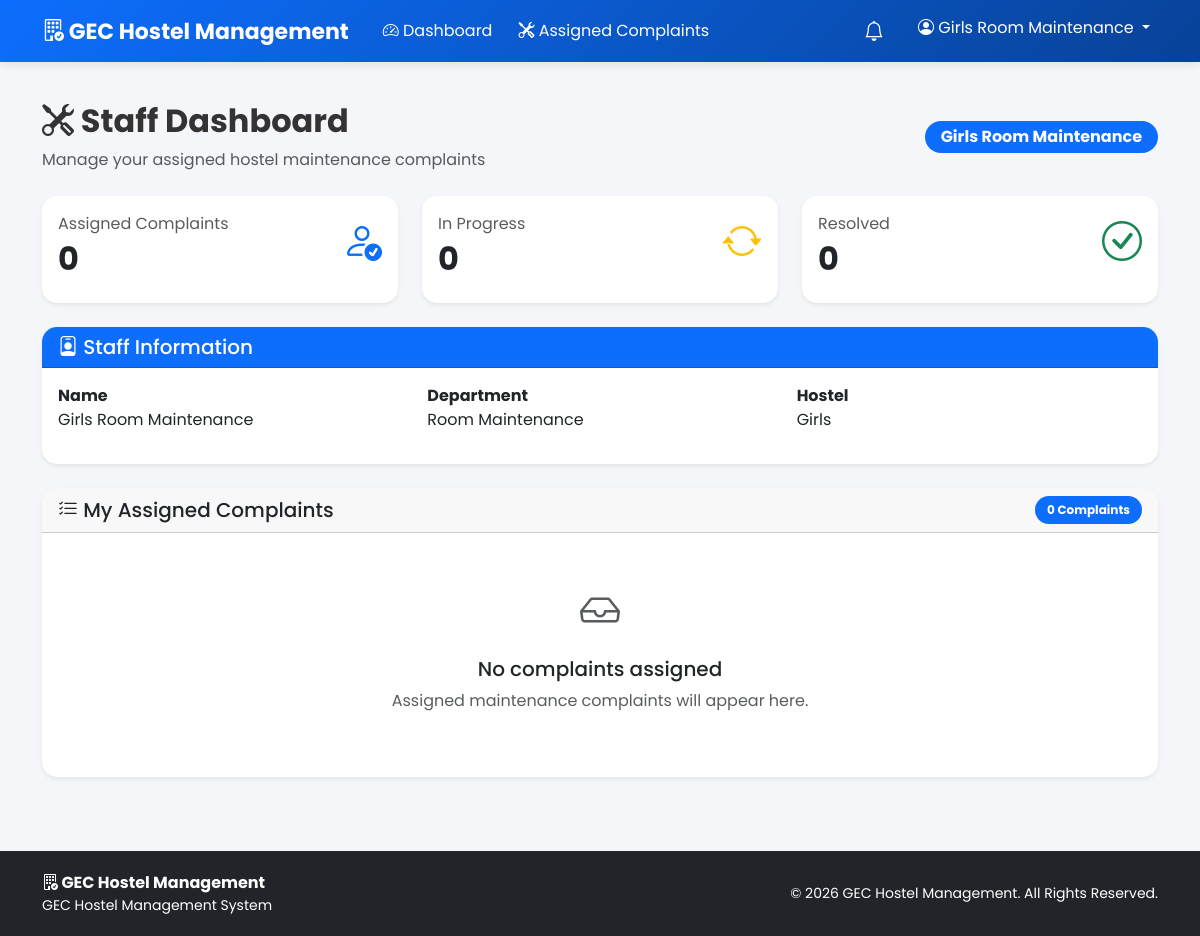
Page /staff/dashboard (signed in) on the committed database.
### tables this page shows
CREATE TABLE users (
            id INTEGER PRIMARY KEY AUTOINCREMENT,
            roll_number TEXT UNIQUE,
            username TEXT UNIQUE NOT NULL,
            password TEXT NOT NULL,
            name TEXT NOT NULL,
            role TEXT NOT NULL,
            hostel_type TEXT
        , created_at TEXT, account_status
            TEXT NOT NULL DEFAULT 'approved', email
            TEXT, room_preference
            TEXT, room_type
            TEXT, room_number
            TEXT);

CREATE TABLE staff (
            id INTEGER PRIMARY KEY AUTOINCREMENT,
            user_id INTEGER UNIQUE,
            name TEXT NOT NULL,
            phone TEXT,
            department TEXT NOT NULL,
            hostel_type TEXT NOT NULL, created_at TEXT,
            FOREIGN KEY (user_id)
                REFERENCES users(id)
                ON DELETE CASCADE
        );

### app.py (the view, shortened to what this page needs)
@app.route("/staff/dashboard")
def staff_dashboard():
    if not role_required("staff"):
        return redirect(url_for("login"))
    conn = get_db()
    user = conn.execute("""
        SELECT *
        FROM users
        WHERE id = ?
    """, (
        session["user_id"],
    )).fetchone()
    staff = conn.execute("""
        SELECT *
        FROM staff
        WHERE user_id = ?
    """, (
        session["user_id"],
    )).fetchone()
    assigned = conn.execute("""
        SELECT COUNT(*) AS count
        FROM complaints
        WHERE assigned_staff_id = ?
    """, (
        staff["id"],
    )).fetchone()["count"]
    in_progress = conn.execute("""
        SELECT COUNT(*) AS count
        FROM complaints
        WHERE assigned_staff_id = ?
          AND status = 'In Progress'
    """, (
        staff["id"],
    )).fetchone()["count"]
    resolved = conn.execute("""
        SELECT COUNT(*) AS count
        FROM complaints
        WHERE assigned_staff_id = ?
          AND status = 'Resolved'
    """, (
        staff["id"],
    )).fetchone()["count"]
    complaints = conn.execute("""
        SELECT
            c.*,
            u.name AS student_name,
            u.roll_number
        FROM complaints c
        JOIN users u
            ON c.student_id = u.id
        WHERE c.assigned_staff_id = ?
        ORDER BY c.id DESC
        LIMIT 10
    """, (
        staff["id"],
    )).fetchall()
    conn.close()
    stats = {
        "assigned": assigned,
        "in_progress": in_progress,
        "resolved": resolved
    }
    return render_template(
        "staff/dashboard.html",
        user=user,
        staff=staff,
        stats=stats,
        complaints=complaints
    )

### app.py (called while the page is built)
def get_db():
    conn = sqlite3.connect(
        DATABASE,
        timeout=30,
        check_same_thread=False
    )
    conn.row_factory = sqlite3.Row
    try:
        conn.execute("PRAGMA busy_timeout = 30000")
        conn.execute("PRAGMA journal_mode = WAL")
        conn.execute("PRAGMA foreign_keys = ON")
    except sqlite3.Error:
        pass
    return conn

def role_required(*roles):
    if "user_id" not in session:
        return False
    return session.get("role") in roles

### templates/staff/dashboard.html (shortened to what this page needs)
{% extends "base.html" %}
{% block content %}
<div class="container py-4">
    <div class="d-flex justify-content-between align-items-center mb-4">
        <div>
            <h2 class="fw-bold">
                <i class="bi bi-tools"></i> Staff Dashboard
            </h2>
            <p class="text-muted mb-0">
                Manage your assigned hostel maintenance complaints
            </p>
        </div>
        <span class="badge bg-primary fs-6 px-3 py-2">
            {{ user['name'] }}
        </span>
    </div>
    <div class="row g-4 mb-4">
        <div class="col-md-4">
            <div class="card shadow-sm border-0 h-100">
                <div class="card-body">
                    <div class="d-flex justify-content-between">
                        <div>
                            <p class="text-muted mb-1">Assigned Complaints</p>
                            <h2 class="fw-bold">{{ stats.assigned }}</h2>
                        </div>
                        <i class="bi bi-person-check fs-1 text-primary"></i>
                    </div>
                </div>
            </div>
        </div>
        <div class="col-md-4">
            <div class="card shadow-sm border-0 h-100">
                <div class="card-body">
                    <div class="d-flex justify-content-between">
                        <div>
                            <p class="text-muted mb-1">In Progress</p>
                            <h2 class="fw-bold">{{ stats.in_progress }}</h2>
                        </div>
                        <i class="bi bi-arrow-repeat fs-1 text-warning"></i>
                    </div>
                </div>
            </div>
        </div>
        <div class="col-md-4">
            <div class="card shadow-sm border-0 h-100">
                <div class="card-body">
                    <div class="d-flex justify-content-between">
                        <div>
                            <p class="text-muted mb-1">Resolved</p>
                            <h2 class="fw-bold">{{ stats.resolved }}</h2>
                        </div>
                        <i class="bi bi-check-circle fs-1 text-success"></i>
                    </div>
                </div>
            </div>
        </div>
    </div>
    <div class="card shadow-sm border-0 mb-4">
        <div class="card-header bg-primary text-white">
            <h5 class="mb-0">
                <i class="bi bi-person-badge"></i>
                Staff Information
            </h5>
        </div>
        <div class="card-body">
            <div class="row">
                <div class="col-md-4 mb-3">
                    <strong>Name</strong>
                    <p class="mb-0">{{ user['name'] }}</p>
                </div>
                <div class="col-md-4 mb-3">
                    <strong>Department</strong>
                    <p class="mb-0">{{ staff['department'] }}</p>
                </div>
                <div class="col-md-4 mb-3">
                    <strong>Hostel</strong>
                    <p class="mb-0">{{ staff['hostel_type'] }}</p>
                </div>
            </div>
        </div>
    </div>
    <div class="card shadow-sm border-0">
        <div class="card-header d-flex justify-content-between align-items-center">
            <h5 class="mb-0">
                <i class="bi bi-list-check"></i>
                My Assigned Complaints
            </h5>
            <span class="badge bg-primary">
                {{ complaints|length }} Complaints
            </span>
        </div>
        <div class="card-body p-0">
            {% if complaints %}
            <div class="table-responsive">
                <table class="table table-hover mb-0 align-middle">
                    <thead class="table-light">
                        <tr>
                            <th>Complaint ID</th>
                            <th>Student</th>
                            <th>Room</th>
                            <th>Category</th>
                            <th>Status</th>
                            <th>Date</th>
                            <th>Action</th>
                        </tr>
                    </thead>
                    <tbody>
                    {% for complaint in complaints %}
                        <tr>
                            <td>
                                <strong>{{ complaint['complaint_id'] }}</strong>
                            </td>
                            <td>
                                {{ complaint['student_name'] }}
                            </td>
                            <td>
                                {{ complaint['room_number'] }}
                            </td>
                            <td>
                                {{ complaint['category'] }}
                            </td>
                            <td>
                                {% if complaint['status'] == 'Submitted' %}
                                    <span class="badge bg-secondary">
                                        Submitted
                                    </span>
                                {% elif complaint['status'] == 'Assigned' %}
                                    <span class="badge bg-primary">
                                        Assigned
                                    </span>
                                {% elif complaint['status'] == 'In Progress' %}
                                    <span class="badge bg-warning text-dark">
                                        In Progress
                                    </span>
                                {% elif complaint['status'] == 'Resolved' %}
                                    <span class="badge bg-success">
                                        Resolved
                                    </span>
                                {% endif %}
                            </td>
                            <td>
                                {{ complaint['created_at'] }}
                            </td>
                            <td>
                                <a href="{{ url_for(
                                    'staff_complaint_details',
                                    complaint_id=complaint['id']
                                ) }}"
                                   class="btn btn-sm btn-primary">
                                    <i class="bi bi-eye"></i>
                                    View
                                </a>
                            </td>
                        </tr>
                    {% endfor %}
                    </tbody>
                </table>
            </div>
            {% else %}
            <div class="text-center py-5">
                <i class="bi bi-inbox fs-1 text-muted"></i>
                <h5 class="mt-3">
                    No complaints assigned
                </h5>
                <p class="text-muted">
                    Assigned maintenance complaints will appear here.
                </p>
            </div>
            {% endif %}
        </div>
    </div>
</div>
{% endblock %}

### static/css/style.css (style rules this page uses)
* { margin:0; padding:0; box-sizing:border-box; }
body { font-family:'Poppins',sans-serif; background:#f4f6f9; color:#333; min-height:100vh; }
.card { border:none; border-radius:15px; overflow:hidden; transition:0.3s; }
.card-header { font-weight:600; }
.badge { padding:8px 12px; border-radius:20px; font-size:12px; }

### rows in the picture
users: name "Girls Room Maintenance"
staff: department "Room Maintenance", hostel_type "Girls"

### other values in the picture
{{ session.get('name', 'User') }} "Girls Room Maintenance"
{{ stats.assigned }} "0"
{{ stats.in_progress }} "0"
{{ stats.resolved }} "0"
{{ complaints|length }} "0"
